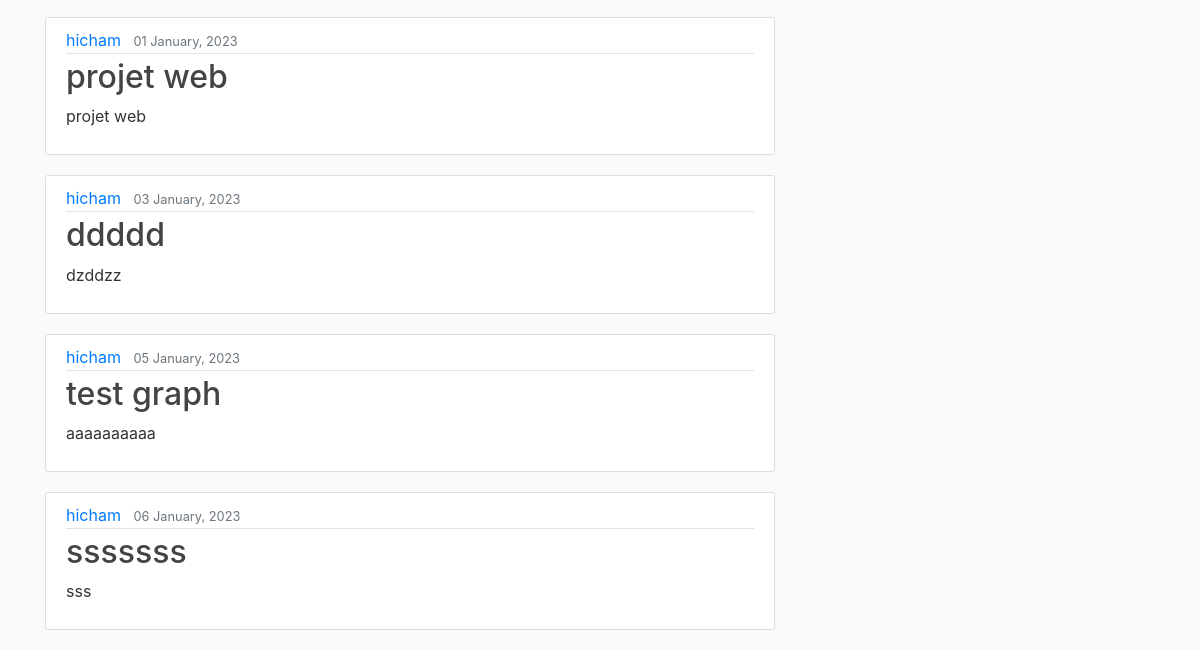
The app's page / (signed in, lower part), older data.
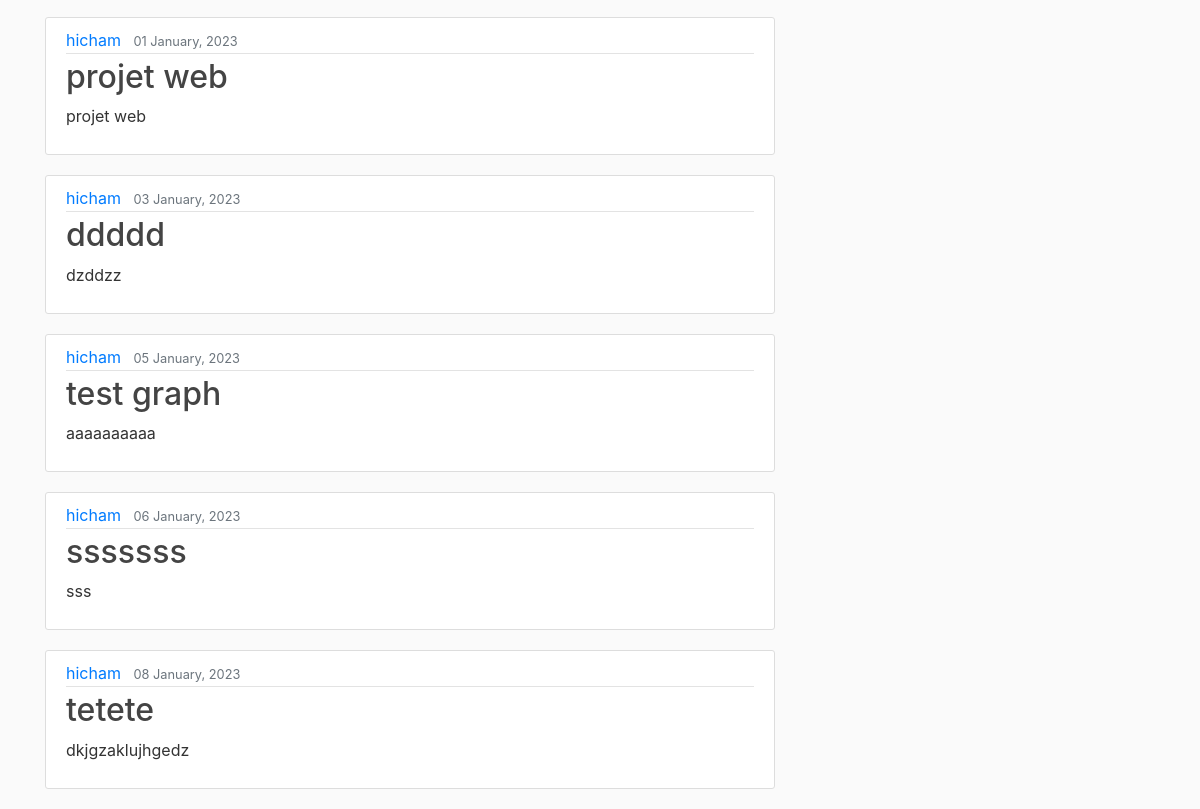
The same page, newer data.
### manager_app/models.py (models this page shows, shortened)
class Project(models.Model): #creation de la table projet dans la bd
    title = models.CharField(max_length=100) #titre de taille limité
    content = models.TextField()
    status = models.CharField(max_length=100)
    collaborators = models.CharField(max_length=100)
    date_posted = models.DateTimeField(default=timezone.now)
    author = models.ForeignKey(User, on_delete=models.CASCADE ) #user par defaut, une entree dans la table users

### manager_app/views.py (the view)
# urls.py: 2. Add a URL to urlpatterns:  path('', views.home, name='home')
def home(request):
    projects = Project.objects.all()
    filters = Filter(request.GET, queryset=projects)
    projects = filters.qs
    context = {
        'projects': projects,
        'filters': filters,
        'title': 'Home Page'
    }
    return render(request, 'manager_app/home.html', context)

### manager_app/templates/manager_app/home.html (shortened to what this page needs)
{% extends "manager_app/base.html" %}
{% block content %}
{% if user.is_authenticated %}
{% for project in filters.qs %}
    {% if user.username in project.collaborators or user == project.author %}
    <article class="media content-section">
      <div class="media-body">
        <div class="article-metadata">
          <a class="mr-2" href="#">{{ project.author }}</a>
          <small class="text-muted">{{ project.date_posted|date:"d F, Y" }}</small>
        </div>
        <h2><a class="article-title" href="{% url 'project-detail' project.id %}">{{ project.title }}</a></h2>
        <p class="article-content">{{ project.content }}</p>
      </div>
    </article>
    {% endif %}
{% endfor %}
{% else %}
<p>You must be logged in to see the projects.</p>
{% endif %}
{% endblock content %}

Row changes from the older to the newer data that the page shows:
added Project: author "hicham", date_posted "08 January, 2023", title "tetete", content "dkjgzaklujhgedz"
